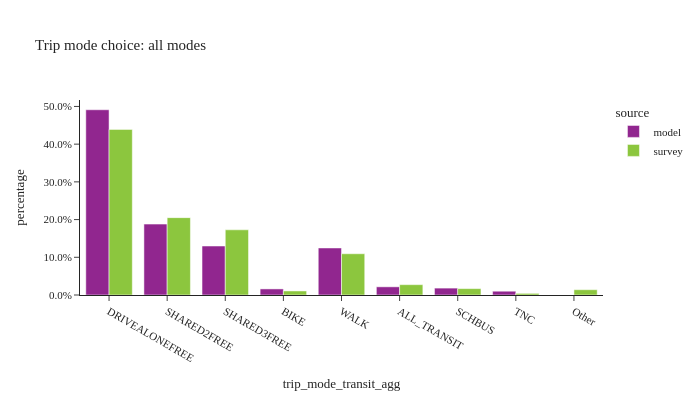

Notebook cell for this chart:
### Code cell
util.plot_share_barchart(trip_data, 'trip_weight', 'trip_mode_transit_agg', title="Trip mode choice: all modes")

### Figure 1 — Plotly figure (JSON) as saved in the notebook; plotly's stock layout.template omitted (floating-point values rounded to 4 significant figures)
{"data": [{"alignmentgroup": "True", "customdata": [[6301909], [2412028], [1665818], [206886], [1600112], [278248], [234819], [129007]], "hovertemplate": "source=model<br>trip_mode_transit_agg=%{x}<br>percentage=%{y}<br>sample_size=%{customdata[0]}<extra></extra>", "legendgroup": "model", "marker": {"color": "#91268F", "pattern": {"shape": ""}}, "name": "model", "offsetgroup": "model", "orientation": "v", "showlegend": true, "textposition": "auto", "type": "bar", "x": ["DRIVEALONEFREE", "SHARED2FREE", "SHARED3FREE", "BIKE", "WALK", "ALL_TRANSIT", "SCHBUS", "TNC"], "xaxis": "x", "y": [0.4912, 0.188, 0.1298, 0.01613, 0.1247, 0.02169, 0.0183, 0.01006], "yaxis": "y"}, {"alignmentgroup": "True", "customdata": [[15015], [7034], [4498], [940], [8354], [1880], [315], [180], [784]], "hovertemplate": "source=survey<br>trip_mode_transit_agg=%{x}<br>percentage=%{y}<br>sample_size=%{customdata[0]}<extra></extra>", "legendgroup": "survey", "marker": {"color": "#8CC63E", "pattern": {"shape": ""}}, "name": "survey", "offsetgroup": "survey", "orientation": "v", "showlegend": true, "textposition": "auto", "type": "bar", "x": ["DRIVEALONEFREE", "SHARED2FREE", "SHARED3FREE", "BIKE", "WALK", "ALL_TRANSIT", "SCHBUS", "TNC", "Other"], "xaxis": "x", "y": [0.4391, 0.2051, 0.1729, 0.01075, 0.1094, 0.0274, 0.01691, 0.004335, 0.01403], "yaxis": "y"}], "layout": {"barmode": "group", "height": 400, "legend": {"title": {"text": "source"}, "tracegroupgap": 0}, "title": {"text": "Trip mode choice: all modes"}, "width": 700, "xaxis": {"anchor": "y", "domain": [0.0, 1.0], "title": {"text": "trip_mode_transit_agg"}}, "yaxis": {"anchor": "x", "domain": [0.0, 1.0], "tickformat": ".1%", "title": {"text": "percentage"}}}}
